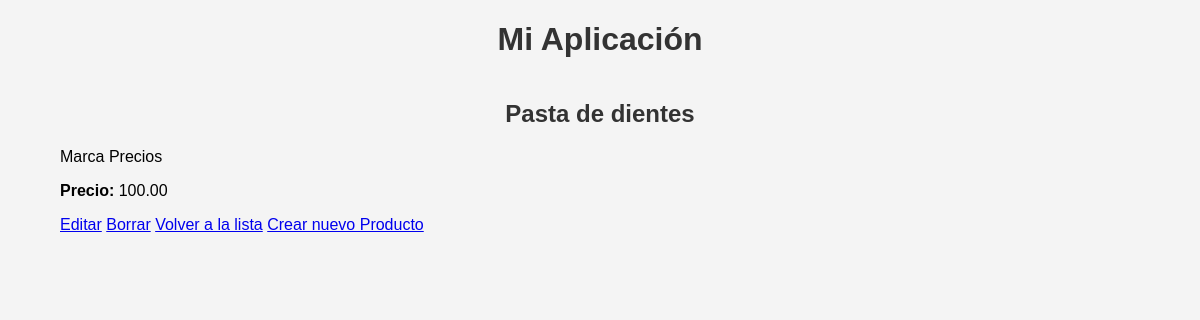
/producto/5/, run on the app's committed database.
### cruDapp/models.py (models this page shows, shortened)
class Producto(models.Model):
    nombre = models.CharField(max_length=100)
    descripcion = models.TextField()
    precio = models.DecimalField(max_digits=10, decimal_places=2)

### cruDapp/views.py (the view)
# urls.py: path('producto/<int:pk>/', views.detalle_producto, name='detalle_producto'),
def detalle_producto(request, pk):
    producto = get_object_or_404(Producto, pk=pk)
    return render(request, 'cruDapp/detalle_producto.html', {'producto': producto})

### cruDapp/templates/cruDapp/detalle_producto.html (shortened to what this page needs)
{% extends 'cruDapp/base.html' %}
{% block content %}
<div class="form-container">
    <h2>{{ producto.nombre }}</h2>
    <p>{{ producto.descripcion }}</p>
    <p><strong>Precio:</strong> {{ producto.precio }}</p>
    <a href="{% url 'editar_producto' producto.pk %}" class="btn">Editar</a>
    <a href="{% url 'borrar_producto' producto.pk %}" class="btn">Borrar</a>
    <a href="{% url 'lista_productos' %}" class="btn">Volver a la lista</a>
    <a href="{% url 'crear_producto' %}" class="btn">Crear nuevo Producto</a>
</div>
{% endblock %}

### cruDapp/templates/cruDapp/static/css/styles.css (style rules this page uses)
body { font-family: Arial, sans-serif; margin: 0; padding: 0; background-color: #f4f4f4; }
h1, h2 { text-align: center; color: #333; }

### data on the page
Producto: nombre "Pasta de dientes", descripcion "Marca Precios", precio "100.00"
